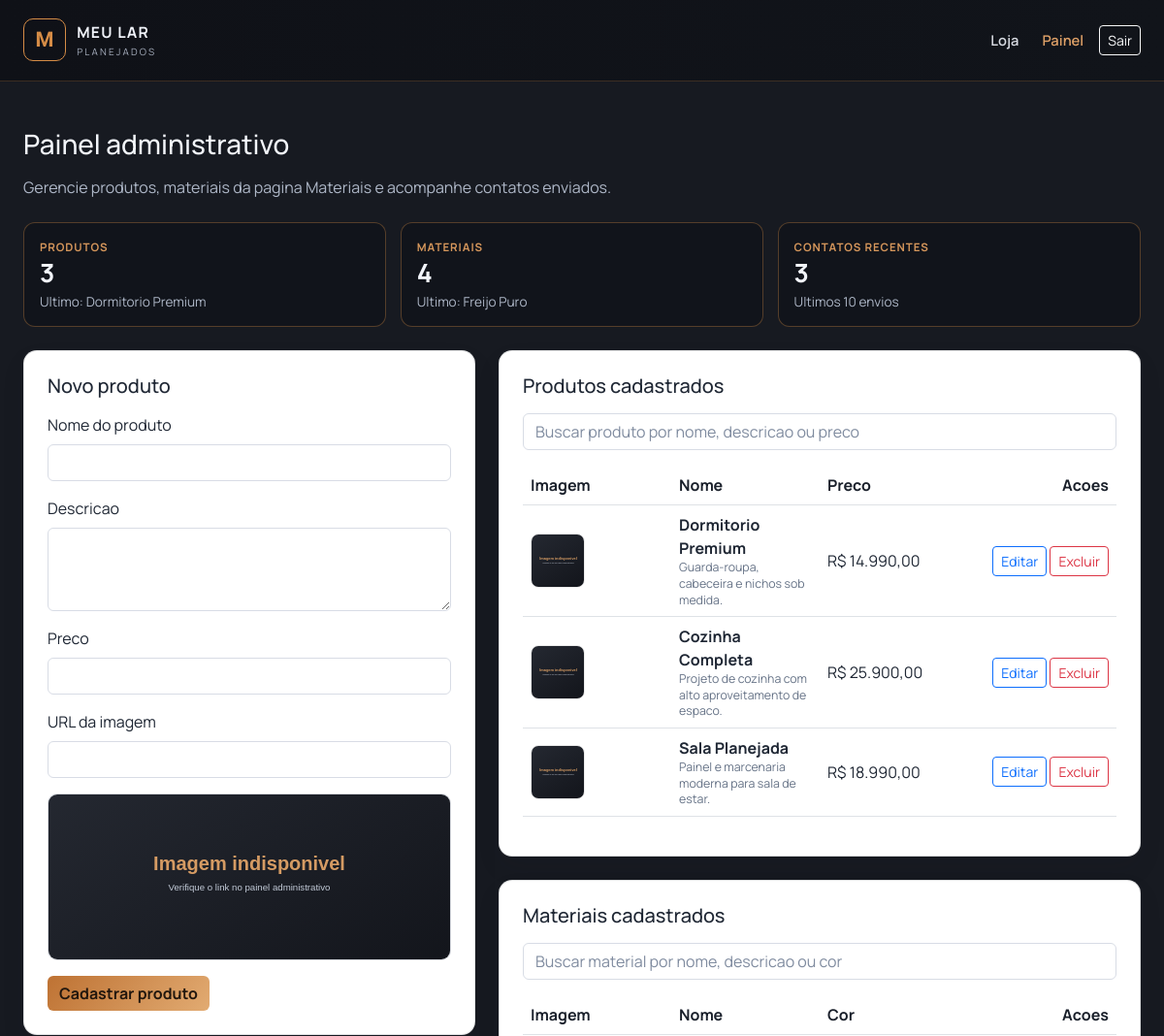
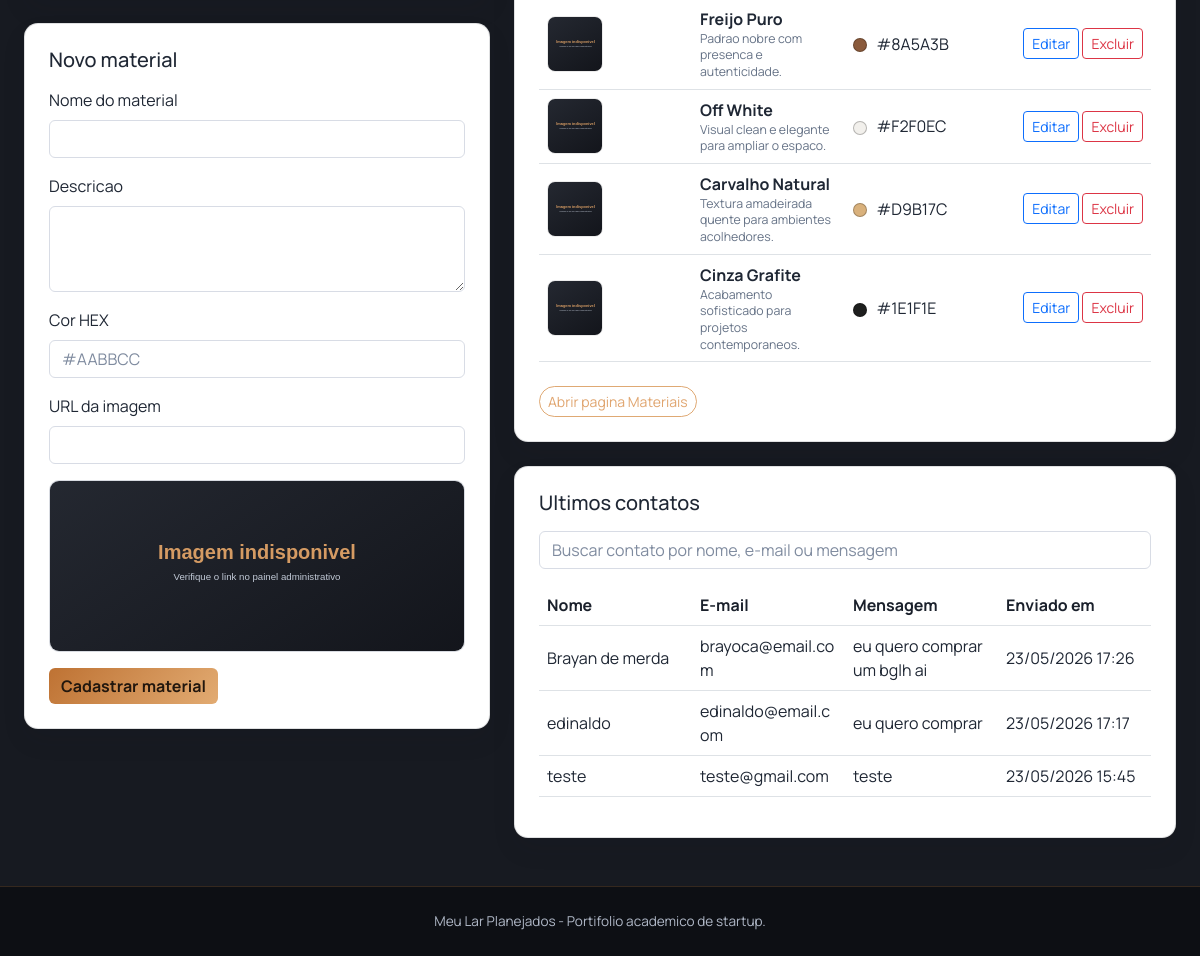
The app's page /admin.php (signed in) with its own data (2 pictures, top to bottom).
### tables this page shows
CREATE TABLE itens (
        id INTEGER PRIMARY KEY AUTOINCREMENT,
        nome TEXT NOT NULL,
        descricao TEXT NOT NULL,
        preco REAL NOT NULL,
        imagem TEXT NOT NULL,
        created_at TEXT DEFAULT CURRENT_TIMESTAMP
    );

CREATE TABLE materiais (
        id INTEGER PRIMARY KEY AUTOINCREMENT,
        nome TEXT NOT NULL,
        descricao TEXT NOT NULL,
        cor_hex TEXT NOT NULL,
        imagem TEXT NOT NULL,
        created_at TEXT DEFAULT CURRENT_TIMESTAMP
    );

CREATE TABLE contatos (
        id INTEGER PRIMARY KEY AUTOINCREMENT,
        nome TEXT NOT NULL,
        email TEXT NOT NULL,
        mensagem TEXT NOT NULL,
        created_at TEXT DEFAULT CURRENT_TIMESTAMP
    );

### admin.php (the view, shortened to what this page needs)
<?php
$pdo = require __DIR__ . '/db.php';
$editItem = null;
$editMaterial = null;
$itensStmt = $pdo->prepare('SELECT id, nome, descricao, preco, imagem FROM itens ORDER BY id DESC');
$itensStmt->execute();
$itens = $itensStmt->fetchAll();
$materiaisStmt = $pdo->prepare('SELECT id, nome, descricao, cor_hex, imagem FROM materiais ORDER BY id DESC');
$materiaisStmt->execute();
$materiais = $materiaisStmt->fetchAll();
$contatosStmt = $pdo->prepare('SELECT id, nome, email, mensagem, created_at FROM contatos ORDER BY id DESC LIMIT 10');
$contatosStmt->execute();
$contatos = $contatosStmt->fetchAll();
$totalItens = count($itens);
$totalMateriais = count($materiais);
$totalContatos = count($contatos);
$latestItemName = $itens[0]['nome'] ?? 'Nenhum produto cadastrado';
$latestMaterialName = $materiais[0]['nome'] ?? 'Nenhum material cadastrado';
include __DIR__ . '/includes/header.php';
?>
<main class="admin-page container-fluid px-3 px-lg-4 py-4 py-lg-5">
    <section class="admin-page-header mb-4">
        <h1 class="h3 mb-3">Painel administrativo</h1>
        <p class="admin-page-subtitle">Gerencie produtos, materiais da pagina Materiais e acompanhe contatos enviados.</p>
    </section>
    <section class="admin-stats mb-4">
        <article class="admin-stat-card">
            <small>Produtos</small>
            <strong><?= htmlspecialchars((string) $totalItens) ?></strong>
            <p class="mb-0">Ultimo: <?= htmlspecialchars($latestItemName) ?></p>
        </article>
        <article class="admin-stat-card">
            <small>Materiais</small>
            <strong><?= htmlspecialchars((string) $totalMateriais) ?></strong>
            <p class="mb-0">Ultimo: <?= htmlspecialchars($latestMaterialName) ?></p>
        </article>
        <article class="admin-stat-card">
            <small>Contatos recentes</small>
            <strong><?= htmlspecialchars((string) $totalContatos) ?></strong>
            <p class="mb-0">Ultimos 10 envios</p>
        </article>
    </section>
    <section class="row g-4">
        <div class="col-12 col-xl-5">
            <div class="panel p-4 mb-4">
                <h2 class="h5 mb-3"><?= $editItem ? 'Editar produto' : 'Novo produto' ?></h2>
                <form method="post" action="admin.php" novalidate>
                    <div class="mb-3">
                        <label for="prod_nome" class="form-label">Nome do produto</label>
                        <input type="text" id="prod_nome" name="prod_nome" class="form-control" value="<?= htmlspecialchars($editItem['nome'] ?? '') ?>" required>
                    </div>
                    <div class="mb-3">
                        <label for="prod_descricao" class="form-label">Descricao</label>
                        <textarea id="prod_descricao" name="prod_descricao" rows="3" class="form-control" required><?= htmlspecialchars($editItem['descricao'] ?? '') ?></textarea>
                    </div>
                    <div class="mb-3">
                        <label for="prod_preco" class="form-label">Preco</label>
                        <input type="text" id="prod_preco" name="prod_preco" class="form-control" value="<?= htmlspecialchars(isset($editItem['preco']) ? (string) $editItem['preco'] : '') ?>" required>
                    </div>
                    <div class="mb-3">
                        <label for="prod_imagem" class="form-label">URL da imagem</label>
                        <input type="url" id="prod_imagem" name="prod_imagem" class="form-control" value="<?= htmlspecialchars($editItem['imagem'] ?? '') ?>" data-image-preview-target="#prod_preview" required>
                    </div>
                    <figure class="admin-image-preview mb-3">
                        <img id="prod_preview" src="<?= htmlspecialchars($editItem['imagem'] ?? '') ?>" alt="Preview da imagem do produto">
                    </figure>
                    <div class="d-flex gap-2">
                        <button type="submit" class="btn btn-brand"><?= $editItem ? 'Salvar alteracoes' : 'Cadastrar produto' ?></button>
                    </div>
                </form>
            </div>
            <div class="panel p-4">
                <h2 class="h5 mb-3"><?= $editMaterial ? 'Editar material' : 'Novo material' ?></h2>
                <form method="post" action="admin.php" novalidate>
                    <div class="mb-3">
                        <label for="mat_nome" class="form-label">Nome do material</label>
                        <input type="text" id="mat_nome" name="mat_nome" class="form-control" value="<?= htmlspecialchars($editMaterial['nome'] ?? '') ?>" required>
                    </div>
                    <div class="mb-3">
                        <label for="mat_descricao" class="form-label">Descricao</label>
                        <textarea id="mat_descricao" name="mat_descricao" rows="3" class="form-control" required><?= htmlspecialchars($editMaterial['descricao'] ?? '') ?></textarea>
                    </div>
                    <div class="mb-3">
                        <label for="mat_cor_hex" class="form-label">Cor HEX</label>
                        <input type="text" id="mat_cor_hex" name="mat_cor_hex" class="form-control" placeholder="#AABBCC" value="<?= htmlspecialchars($editMaterial['cor_hex'] ?? '') ?>" required>
                    </div>
                    <div class="mb-3">
                        <label for="mat_imagem" class="form-label">URL da imagem</label>
                        <input type="url" id="mat_imagem" name="mat_imagem" class="form-control" value="<?= htmlspecialchars($editMaterial['imagem'] ?? '') ?>" data-image-preview-target="#mat_preview" required>
                    </div>
                    <figure class="admin-image-preview mb-3">
                        <img id="mat_preview" src="<?= htmlspecialchars($editMaterial['imagem'] ?? '') ?>" alt="Preview da imagem do material">
                    </figure>
                    <div class="d-flex gap-2">
                        <button type="submit" class="btn btn-brand"><?= $editMaterial ? 'Salvar alteracoes' : 'Cadastrar material' ?></button>
                    </div>
                </form>
            </div>
        </div>
        <div class="col-12 col-xl-7">
            <div class="panel p-4 mb-4">
                <h2 class="h5 mb-3">Produtos cadastrados</h2>
                <div class="mb-3">
                    <input type="search" class="form-control admin-search-input" placeholder="Buscar produto por nome, descricao ou preco" data-table-filter data-table-target="#productsTable tbody tr">
                </div>
                <div class="table-responsive">
                    <table id="productsTable" class="table align-middle">
                        <thead>
                            <tr>
                                <th>Imagem</th>
                                <th>Nome</th>
                                <th>Preco</th>
                                <th class="text-end">Acoes</th>
                            </tr>
                        </thead>
                        <tbody>
                            <?php foreach ($itens as $item): ?>
                                <tr>
                                    <td>
                                        <img class="admin-table-thumb" src="<?= htmlspecialchars($item['imagem']) ?>" alt="Imagem do produto <?= htmlspecialchars($item['nome']) ?>">
                                    </td>
                                    <td>
                                        <strong><?= htmlspecialchars($item['nome']) ?></strong>
                                        <small class="d-block text-secondary"><?= htmlspecialchars($item['descricao']) ?></small>
                                    </td>
                                    <td>R$ <?= htmlspecialchars(number_format((float) $item['preco'], 2, ',', '.')) ?></td>
                                    <td class="text-end">
                                        <a href="admin.php?prod_edit=<?= htmlspecialchars((string) $item['id']) ?>" class="btn btn-sm btn-outline-primary">Editar</a>
                                        <a href="admin.php?prod_delete=<?= htmlspecialchars((string) $item['id']) ?>" class="btn btn-sm btn-outline-danger" onclick="return confirm('Deseja excluir este produto?')">Excluir</a>
                                    </td>
                                </tr>
                            <?php endforeach; ?>
                        </tbody>
                    </table>
                </div>
            </div>
            <div class="panel p-4 mb-4">
                <h2 class="h5 mb-3">Materiais cadastrados</h2>
                <div class="mb-3">
                    <input type="search" class="form-control admin-search-input" placeholder="Buscar material por nome, descricao ou cor" data-table-filter data-table-target="#materialsTable tbody tr">
                </div>
                <div class="table-responsive">
                    <table id="materialsTable" class="table align-middle">
                        <thead>
                            <tr>
                                <th>Imagem</th>
                                <th>Nome</th>
                                <th>Cor</th>
                                <th class="text-end">Acoes</th>
                            </tr>
                        </thead>
                        <tbody>
                            <?php foreach ($materiais as $material): ?>
                                <tr>
                                    <td>
                                        <img class="admin-table-thumb" src="<?= htmlspecialchars($material['imagem']) ?>" alt="Imagem do material <?= htmlspecialchars($material['nome']) ?>">
                                    </td>
                                    <td>
                                        <strong><?= htmlspecialchars($material['nome']) ?></strong>
                                        <small class="d-block text-secondary"><?= htmlspecialchars($material['descricao']) ?></small>
                                    </td>
                                    <td>
                                        <span class="hex-pill" style="background-color: <?= htmlspecialchars($material['cor_hex']) ?>;"></span>
                                        <?= htmlspecialchars($material['cor_hex']) ?>
                                    </td>
                                    <td class="text-end">
                                        <a href="admin.php?mat_edit=<?= htmlspecialchars((string) $material['id']) ?>" class="btn btn-sm btn-outline-primary">Editar</a>
                                        <a href="admin.php?mat_delete=<?= htmlspecialchars((string) $material['id']) ?>" class="btn btn-sm btn-outline-danger" onclick="return confirm('Deseja excluir este material?')">Excluir</a>
                                    </td>
                                </tr>
                            <?php endforeach; ?>
                        </tbody>
                    </table>
                </div>
                <a href="materiais.php" class="btn btn-outline-brand btn-sm mt-2">Abrir pagina Materiais</a>
            </div>
            <div class="panel p-4">
                <h2 class="h5 mb-3">Ultimos contatos</h2>
                <div class="mb-3">
                    <input type="search" class="form-control admin-search-input" placeholder="Buscar contato por nome, e-mail ou mensagem" data-table-filter data-table-target="#contactsTable tbody tr">
                </div>
                <div class="table-responsive">
                    <table id="contactsTable" class="table align-middle">
                        <thead>
                            <tr>
                                <th>Nome</th>
                                <th>E-mail</th>
                                <th>Mensagem</th>
                                <th>Enviado em</th>
                            </tr>
                        </thead>
                        <tbody>
                            <?php foreach ($contatos as $contato): ?>
                                <tr>
                                    <td><?= htmlspecialchars($contato['nome']) ?></td>
                                    <td><?= htmlspecialchars($contato['email']) ?></td>
                                    <td><?= htmlspecialchars($contato['mensagem']) ?></td>
                                    <td><?= htmlspecialchars(date('d/m/Y H:i', strtotime((string) $contato['created_at']))) ?></td>
                                </tr>
                            <?php endforeach; ?>
                        </tbody>
                    </table>
                </div>
            </div>
        </div>
    </section>
</main>
<?php include __DIR__ . '/includes/footer.php';

### records on screen
itens: nome "Dormitorio Premium", descricao "Guarda-roupa, cabeceira e nichos sob medida.", preco "14.990,00"
materiais: nome "Freijo Puro", descricao "Padrao nobre com presenca e autenticidade.", cor_hex "#8A5A3B"
itens: nome "Cozinha Completa", descricao "Projeto de cozinha com alto aproveitamento de espaco.", preco "25.900,00"
itens: nome "Sala Planejada", descricao "Painel e marcenaria moderna para sala de estar.", preco "18.990,00"
materiais: nome "Off White", descricao "Visual clean e elegante para ampliar o espaco.", cor_hex "#F2F0EC"
materiais: nome "Carvalho Natural", descricao "Textura amadeirada quente para ambientes acolhedores.", cor_hex "#D9B17C"
materiais: nome "Cinza Grafite", descricao "Acabamento sofisticado para projetos contemporaneos.", cor_hex "#1E1F1E"
contatos: nome "Brayan de merda", email "brayoca@email.com", mensagem "eu quero comprar um bglh ai", created_at "23/05/2026 17:26"
contatos: nome "edinaldo", email "edinaldo@email.com", mensagem "eu quero comprar", created_at "23/05/2026 17:17"
contatos: nome "teste", email "teste@gmail.com", mensagem "teste", created_at "23/05/2026 15:45"

### other values on screen
$totalItens "3"
$totalMateriais "4"
$totalContatos "3"
